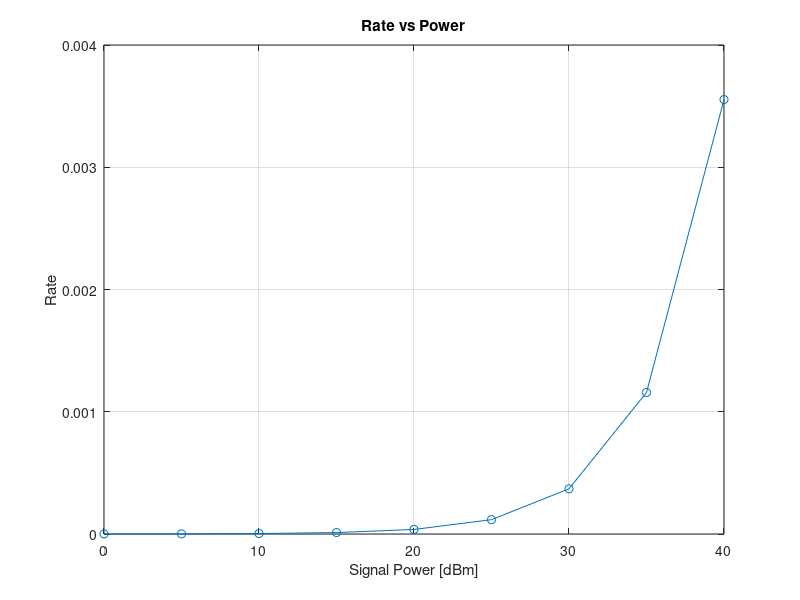

MATLAB code for this plot:
clc; clear; close all;

%% parameters
N = 50;     % number of realizations
M = 20;     % number of PA per WG

delta_x = 0.5;  % m, spacing between PA
Dx = delta_x*M; % m, side of area
Dy = 10;        % m
h = 3;          % m, height of PA

fc = 30e9;      % [Hz]
c = 3e8;        % speed of light, [m/s]
eta = c / (4*pi*fc); % free space path loss
n_eff = 1.4;         % effective refractive index
lambda = c/fc;
lambda_g = lambda / n_eff;
alpha = 0.18;   % waveguide attenuation coeff


%% powers
Pn = 50;   % dBm, noise power
P = 0:5:40; % dBm, signal power

Pn_lin = 10^((Pn-30)/10); % W
P_lin = 10.^((P-30)/10); % W

%% user position
phi_u = [Dx*rand(N, 1), Dx*rand(N, 1) - Dx/2, zeros(N, 1)]; % user positions

%% PA coordinates
p_0 = [0,0,0];  % origin
PA_positions = linspace(Dx/M, Dx, M); % position of the pinching antennas along the waveguide
PA_positions = [PA_positions.', zeros(M,1), h*ones(M,1)];

%% compute channel gains and rate
rates_mean = zeros(length(P),1);

for i = 1:length(P)    % all the powers
    rate = zeros(1,N);
    for n = 1:N        % all the realizations
        ch_gains = zeros(M, 1); % channel vector of the user/realization for all PA positions
        for m = 1:M    % all the PA positions
            ch_gains(m) = eta * exp(-1j*(2*pi/lambda)*norm(phi_u(n)-PA_positions(m))) / norm(phi_u(n)-PA_positions(m)) * exp((-alpha-1j*2*pi/lambda_g)*norm(p_0-PA_positions(m)));
        end
        optimal_PA = max(abs(ch_gains)); % get the optimal PA
        gamma = optimal_PA * P_lin(i) / Pn_lin;
        rate(n) = log2(1 + gamma);
    end
    rates_mean(i) = mean(rate);
end

%% plot user rate vs power
figure;
plot(P, rates_mean, 'Marker','o');
xlabel('Signal Power [dBm]'); ylabel('Rate');
title('Rate vs Power');
grid on;

%% plot users and PA positions
% figure;
% scatter(phi_u(:,1), phi_u(:,2), "DisplayName", "Users"); hold on;
% scatter(PA_positions(:,1), PA_positions(:,2), 'magenta', "DisplayName", "PA positions");
% title('Users and pinching antenna positions');
% grid on;
% legend;
